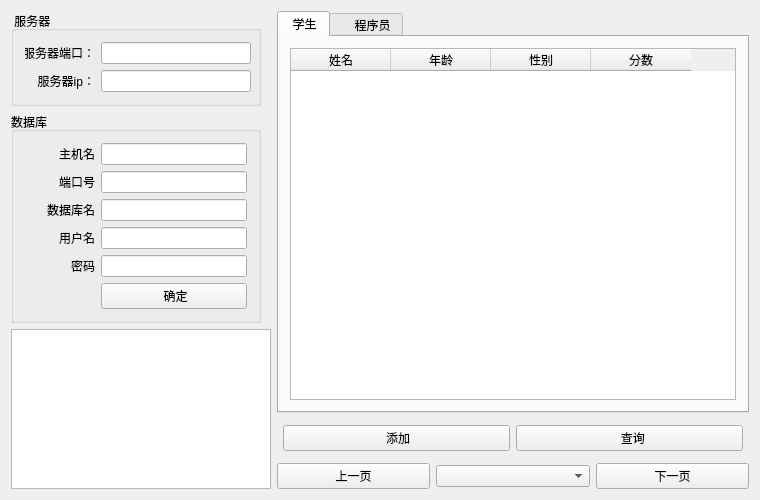
<?xml version="1.0" encoding="UTF-8"?>
<ui version="4.0">
 <class>Widget</class>
 <widget class="QWidget" name="Widget">
  <property name="geometry">
   <rect>
    <x>0</x>
    <y>0</y>
    <width>760</width>
    <height>500</height>
   </rect>
  </property>
  <property name="windowTitle">
   <string>Widget</string>
  </property>
  <layout class="QGridLayout" name="gridLayout_5">
   <item row="0" column="0">
    <widget class="QGroupBox" name="groupBoxServer">
     <property name="maximumSize">
      <size>
       <width>250</width>
       <height>16777215</height>
      </size>
     </property>
     <property name="title">
      <string> 服务器</string>
     </property>
     <layout class="QGridLayout" name="gridLayout_4">
      <item row="0" column="0">
       <widget class="QLabel" name="labelPort">
        <property name="minimumSize">
         <size>
          <width>70</width>
          <height>0</height>
         </size>
        </property>
        <property name="maximumSize">
         <size>
          <width>100</width>
          <height>16777215</height>
         </size>
        </property>
        <property name="text">
         <string>服务器端口：</string>
        </property>
        <property name="alignment">
         <set>Qt::AlignRight|Qt::AlignTrailing|Qt::AlignVCenter</set>
        </property>
       </widget>
      </item>
      <item row="1" column="1">
       <widget class="QLineEdit" name="lineEditIP">
        <property name="minimumSize">
         <size>
          <width>150</width>
          <height>0</height>
         </size>
        </property>
        <property name="maximumSize">
         <size>
          <width>150</width>
          <height>16777215</height>
         </size>
        </property>
       </widget>
      </item>
      <item row="0" column="1">
       <widget class="QLineEdit" name="lineEditPort">
        <property name="minimumSize">
         <size>
          <width>150</width>
          <height>0</height>
         </size>
        </property>
        <property name="maximumSize">
         <size>
          <width>150</width>
          <height>16777215</height>
         </size>
        </property>
       </widget>
      </item>
      <item row="1" column="0">
       <widget class="QLabel" name="labelIP">
        <property name="minimumSize">
         <size>
          <width>70</width>
          <height>0</height>
         </size>
        </property>
        <property name="maximumSize">
         <size>
          <width>100</width>
          <height>16777215</height>
         </size>
        </property>
        <property name="text">
         <string>服务器ip：</string>
        </property>
        <property name="alignment">
         <set>Qt::AlignRight|Qt::AlignTrailing|Qt::AlignVCenter</set>
        </property>
       </widget>
      </item>
     </layout>
    </widget>
   </item>
   <item row="0" column="1" rowspan="3">
    <layout class="QVBoxLayout" name="verticalLayout">
     <item>
      <widget class="QTabWidget" name="tabWidget">
       <property name="currentIndex">
        <number>0</number>
       </property>
       <widget class="QWidget" name="tab">
        <attribute name="title">
         <string> 学生</string>
        </attribute>
        <layout class="QGridLayout" name="gridLayout">
         <item row="0" column="0">
          <widget class="QTableWidget" name="tableStudent">
           <column>
            <property name="text">
             <string>姓名</string>
            </property>
           </column>
           <column>
            <property name="text">
             <string>年龄</string>
            </property>
           </column>
           <column>
            <property name="text">
             <string>性别</string>
            </property>
           </column>
           <column>
            <property name="text">
             <string>分数</string>
            </property>
           </column>
          </widget>
         </item>
        </layout>
       </widget>
       <widget class="QWidget" name="tab_2">
        <attribute name="title">
         <string>    程序员</string>
        </attribute>
        <layout class="QGridLayout" name="gridLayout_2">
         <item row="0" column="0">
          <widget class="QTableWidget" name="tableEngineer">
           <column>
            <property name="text">
             <string>姓名</string>
            </property>
           </column>
           <column>
            <property name="text">
             <string>年龄</string>
            </property>
           </column>
           <column>
            <property name="text">
             <string>性别</string>
            </property>
           </column>
           <column>
            <property name="text">
             <string>工龄</string>
            </property>
           </column>
          </widget>
         </item>
        </layout>
       </widget>
      </widget>
     </item>
     <item>
      <layout class="QHBoxLayout" name="horizontalLayout_3">
       <property name="leftMargin">
        <number>6</number>
       </property>
       <property name="topMargin">
        <number>6</number>
       </property>
       <property name="rightMargin">
        <number>6</number>
       </property>
       <property name="bottomMargin">
        <number>6</number>
       </property>
       <item>
        <widget class="QPushButton" name="btnAdd">
         <property name="text">
          <string> 添加</string>
         </property>
        </widget>
       </item>
       <item>
        <widget class="QPushButton" name="btnSelect">
         <property name="text">
          <string>  查询</string>
         </property>
        </widget>
       </item>
      </layout>
     </item>
     <item>
      <layout class="QHBoxLayout" name="horizontalLayout">
       <item>
        <widget class="QPushButton" name="btnFomer">
         <property name="text">
          <string>上一页</string>
         </property>
        </widget>
       </item>
       <item>
        <widget class="QComboBox" name="comboBoxPage"/>
       </item>
       <item>
        <widget class="QPushButton" name="btnLast">
         <property name="text">
          <string>下一页</string>
         </property>
        </widget>
       </item>
      </layout>
     </item>
    </layout>
   </item>
   <item row="1" column="0">
    <widget class="QGroupBox" name="groupBoxSql">
     <property name="maximumSize">
      <size>
       <width>250</width>
       <height>16777215</height>
      </size>
     </property>
     <property name="title">
      <string>数据库</string>
     </property>
     <layout class="QGridLayout" name="gridLayout_3">
      <item row="4" column="0">
       <widget class="QLabel" name="labelPassword">
        <property name="minimumSize">
         <size>
          <width>70</width>
          <height>0</height>
         </size>
        </property>
        <property name="text">
         <string>密码</string>
        </property>
        <property name="alignment">
         <set>Qt::AlignRight|Qt::AlignTrailing|Qt::AlignVCenter</set>
        </property>
       </widget>
      </item>
      <item row="3" column="0">
       <widget class="QLabel" name="labelUserName">
        <property name="minimumSize">
         <size>
          <width>70</width>
          <height>0</height>
         </size>
        </property>
        <property name="text">
         <string>用户名</string>
        </property>
        <property name="alignment">
         <set>Qt::AlignRight|Qt::AlignTrailing|Qt::AlignVCenter</set>
        </property>
       </widget>
      </item>
      <item row="2" column="0">
       <widget class="QLabel" name="labelDateName">
        <property name="minimumSize">
         <size>
          <width>70</width>
          <height>0</height>
         </size>
        </property>
        <property name="text">
         <string>数据库名</string>
        </property>
        <property name="alignment">
         <set>Qt::AlignRight|Qt::AlignTrailing|Qt::AlignVCenter</set>
        </property>
       </widget>
      </item>
      <item row="3" column="1">
       <widget class="QLineEdit" name="SqluserName"/>
      </item>
      <item row="4" column="1">
       <widget class="QLineEdit" name="SqlPassword"/>
      </item>
      <item row="0" column="0">
       <widget class="QLabel" name="labelLocalHost">
        <property name="minimumSize">
         <size>
          <width>70</width>
          <height>0</height>
         </size>
        </property>
        <property name="text">
         <string>主机名</string>
        </property>
        <property name="alignment">
         <set>Qt::AlignRight|Qt::AlignTrailing|Qt::AlignVCenter</set>
        </property>
       </widget>
      </item>
      <item row="0" column="1">
       <widget class="QLineEdit" name="SqlLocalHost"/>
      </item>
      <item row="1" column="0">
       <widget class="QLabel" name="labelSqlPort">
        <property name="minimumSize">
         <size>
          <width>70</width>
          <height>0</height>
         </size>
        </property>
        <property name="text">
         <string>端口号</string>
        </property>
        <property name="alignment">
         <set>Qt::AlignRight|Qt::AlignTrailing|Qt::AlignVCenter</set>
        </property>
       </widget>
      </item>
      <item row="1" column="1">
       <widget class="QLineEdit" name="SqlPort"/>
      </item>
      <item row="2" column="1">
       <widget class="QLineEdit" name="SqldateName"/>
      </item>
      <item row="5" column="1">
       <widget class="QPushButton" name="btnSure">
        <property name="text">
         <string> 确定</string>
        </property>
       </widget>
      </item>
     </layout>
    </widget>
   </item>
   <item row="2" column="0">
    <widget class="QTextEdit" name="textEditInfo">
     <property name="maximumSize">
      <size>
       <width>260</width>
       <height>16777215</height>
      </size>
     </property>
    </widget>
   </item>
  </layout>
 </widget>
 <layoutdefault spacing="6" margin="11"/>
 <resources/>
 <connections/>
</ui>
